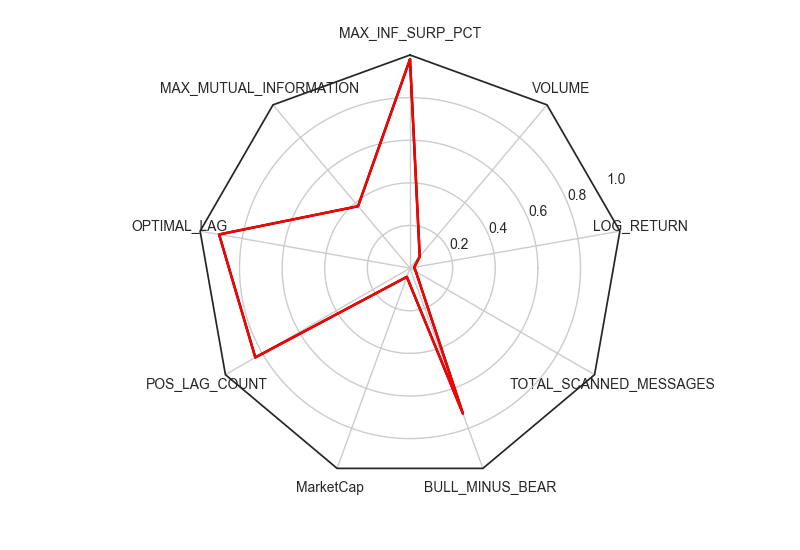

The script that saved this image:
import numpy as np
import matplotlib.pyplot as plt
from matplotlib.path import Path
from matplotlib.spines import Spine
from matplotlib.projections.polar import PolarAxes
from matplotlib.projections import register_projection

def _radar_factory(num_vars):
    theta = 2*np.pi * np.linspace(0, 1-1./num_vars, num_vars)
    theta += np.pi/2

    def unit_poly_verts(theta):
        x0, y0, r = [0.5] * 3
        verts = [(r*np.cos(t) + x0, r*np.sin(t) + y0) for t in theta]
        return verts

    class RadarAxes(PolarAxes):
        name = 'radar'
        RESOLUTION = 1

        def fill(self, *args, **kwargs):
            closed = kwargs.pop('closed', True)
            return super(RadarAxes, self).fill(closed=closed, *args, **kwargs)

        def plot(self, *args, **kwargs):
            lines = super(RadarAxes, self).plot(*args, **kwargs)
            for line in lines:
                self._close_line(line)

        def _close_line(self, line):
            x, y = line.get_data()
            # FIXME: markers at x[0], y[0] get doubled-up
            if x[0] != x[-1]:
                x = np.concatenate((x, [x[0]]))
                y = np.concatenate((y, [y[0]]))
                line.set_data(x, y)

        def set_varlabels(self, labels):
            self.set_thetagrids(theta * 180/np.pi, labels)

        def _gen_axes_patch(self):
            verts = unit_poly_verts(theta)
            return plt.Polygon(verts, closed=True, edgecolor='k')

        def _gen_axes_spines(self):
            spine_type = 'circle'
            verts = unit_poly_verts(theta)
            verts.append(verts[0])
            path = Path(verts)
            spine = Spine(self, spine_type, path)
            spine.set_transform(self.transAxes)
            return {'polar': spine}

    register_projection(RadarAxes)
    return theta

def radar_graph(labels = [], values = [], optimum = []):
    N = len(labels) 
    theta = _radar_factory(N)
    max_val = max(max(optimum), max(values))
    fig = plt.figure()
    ax = fig.add_subplot(1, 1, 1, projection='radar')
    # print "theta", theta
    # print "values", values
    ax.plot(theta, values, color='k')
    ax.plot(theta, optimum, color='r')
    ax.set_varlabels(labels)
    #plt.show()
    plt.savefig("radar.png", dpi=100)